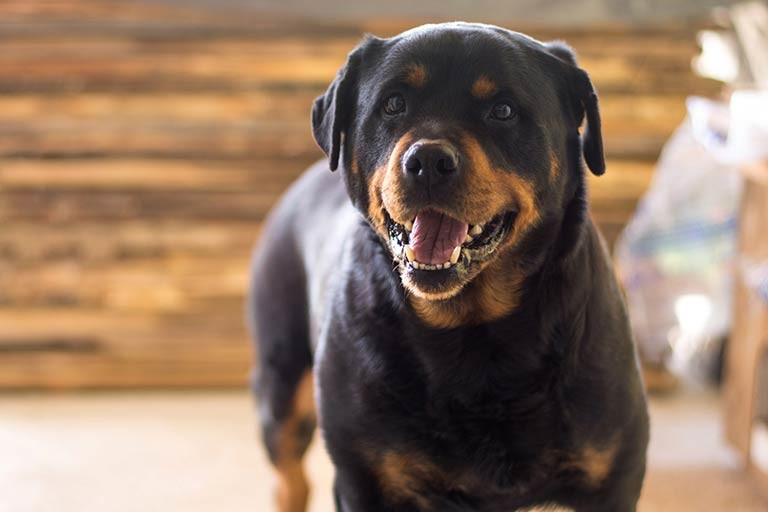
#> input picture dsp2018/dog.jpg, 768 x 512 px
$ python images0.py
#> lines starting #> are read from the running program, lines starting #| are printed output that depends on the picture; after the words box and inside, x2 and y2 are one past the last pixel; in counts of white or black regions, pixels touching at a corner belong together
#!/usr/bin/env python3
# -*- coding: utf-8 -*-
import numpy as np
import cv2

img = cv2.imread('dog.jpg')
#> img is the input picture: shape (512, 768, 3); mean B, G, R 101.3, 120.6, 146.2
img_g = cv2.cvtColor(img, cv2.COLOR_BGR2GRAY)
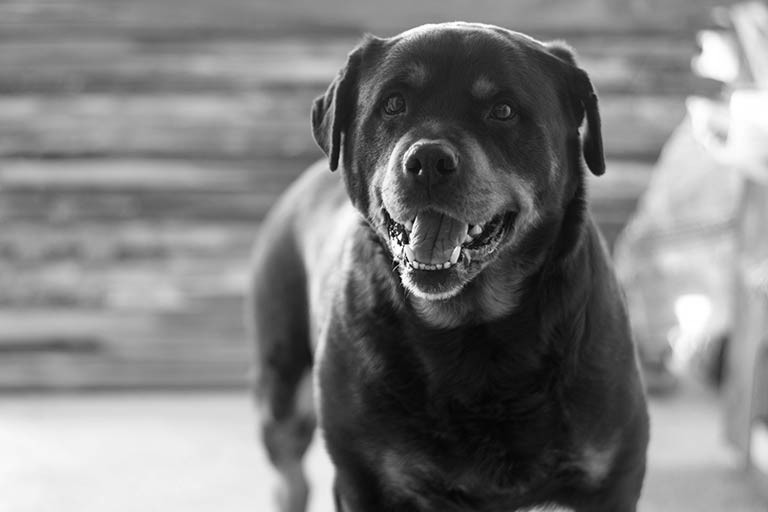
#> img_g: shape (512, 768); min 1, max 255, mean 126.1
cv2.imshow('imagen de perro',img_g)
cv2.imwrite('dog_gris.jpg',img_g)

img_bn=np.zeros(img_g.shape)
for i in range(img_g.shape[0]):
    for j in range(img_g.shape[1]):

        if img_g[i,j]>128:
            img_bn[i,j]=256
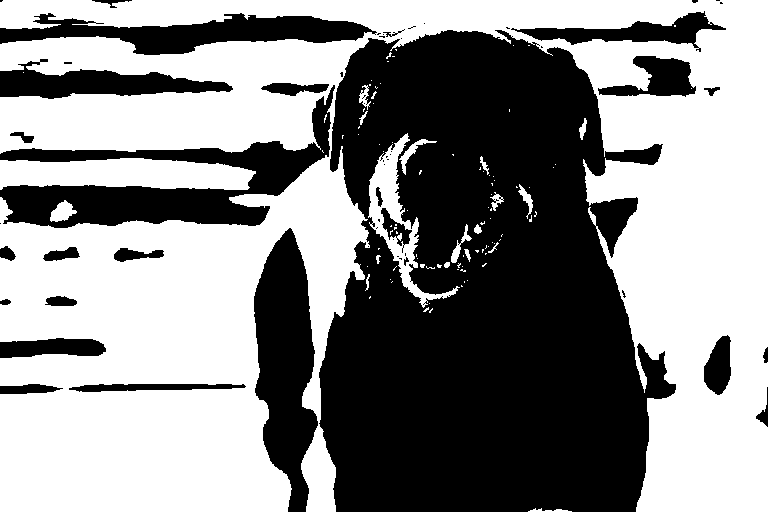
#> img_bn: shape (512, 768) float64; values 0 (black) and 256 (white), 54.3% white; 57 black regions (31 under 20 px), largest, box (x1, y1, x2, y2) and area: (319, 30, 676, 512) 128621, (0, 85, 335, 228) 15050, (254, 228, 318, 512) 11633


cv2.imwrite('dog_bn.jpg',img_bn)


k = cv2.waitKey(0)
#> (key Esc is pressed here)
